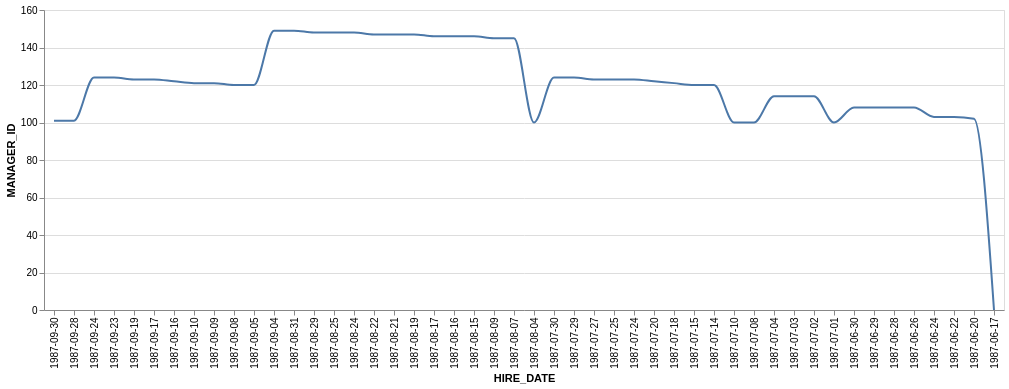

Describe this chart as a Vega-Lite specification.
### Vega-Lite specification from a JSON file in a GitHub repository (floating-point values rounded to 4 significant figures)
{"data": {"values": [{"x_data": "1987-06-17", "y_data": 0}, {"x_data": "1987-09-30", "y_data": 101}, {"x_data": "1987-08-24", "y_data": 148}, {"x_data": "1987-07-01", "y_data": 100}, {"x_data": "1987-08-04", "y_data": 100}, {"x_data": "1987-08-25", "y_data": 148}, {"x_data": "1987-08-07", "y_data": 145}, {"x_data": "1987-08-19", "y_data": 147}, {"x_data": "1987-06-20", "y_data": 102}, {"x_data": "1987-06-26", "y_data": 108}, {"x_data": "1987-08-31", "y_data": 149}, {"x_data": "1987-07-08", "y_data": 100}, {"x_data": "1987-08-09", "y_data": 145}, {"x_data": "1987-08-15", "y_data": 146}, {"x_data": "1987-06-29", "y_data": 108}, {"x_data": "1987-06-28", "y_data": 108}, {"x_data": "1987-08-16", "y_data": 146}, {"x_data": "1987-08-17", "y_data": 146}, {"x_data": "1987-06-30", "y_data": 108}, {"x_data": "1987-08-21", "y_data": 147}, {"x_data": "1987-07-10", "y_data": 100}, {"x_data": "1987-09-28", "y_data": 101}, {"x_data": "1987-08-22", "y_data": 147}, {"x_data": "1987-09-04", "y_data": 149}, {"x_data": "1987-08-29", "y_data": 148}, {"x_data": "1987-06-22", "y_data": 103}, {"x_data": "1987-06-24", "y_data": 103}, {"x_data": "1987-09-09", "y_data": 121}, {"x_data": "1987-09-10", "y_data": 121}, {"x_data": "1987-09-17", "y_data": 123}, {"x_data": "1987-07-24", "y_data": 123}, {"x_data": "1987-07-20", "y_data": 122}, {"x_data": "1987-07-25", "y_data": 123}, {"x_data": "1987-09-05", "y_data": 120}, {"x_data": "1987-09-19", "y_data": 123}, {"x_data": "1987-07-02", "y_data": 114}, {"x_data": "1987-07-29", "y_data": 124}, {"x_data": "1987-07-03", "y_data": 114}, {"x_data": "1987-07-04", "y_data": 114}, {"x_data": "1987-09-08", "y_data": 120}, {"x_data": "1987-07-30", "y_data": 124}, {"x_data": "1987-09-23", "y_data": 124}, {"x_data": "1987-09-24", "y_data": 124}, {"x_data": "1987-07-18", "y_data": 121}, {"x_data": "1987-07-27", "y_data": 123}, {"x_data": "1987-09-16", "y_data": 122}, {"x_data": "1987-07-14", "y_data": 120}, {"x_data": "1987-07-15", "y_data": 120}]}, "mark": {"type": "line", "interpolate": "monotone"}, "encoding": {"x": {"field": "x_data", "type": "nominal", "title": "HIRE_DATE", "sort": "descending"}, "y": {"field": "y_data", "type": "quantitative", "title": "MANAGER_ID"}}}
